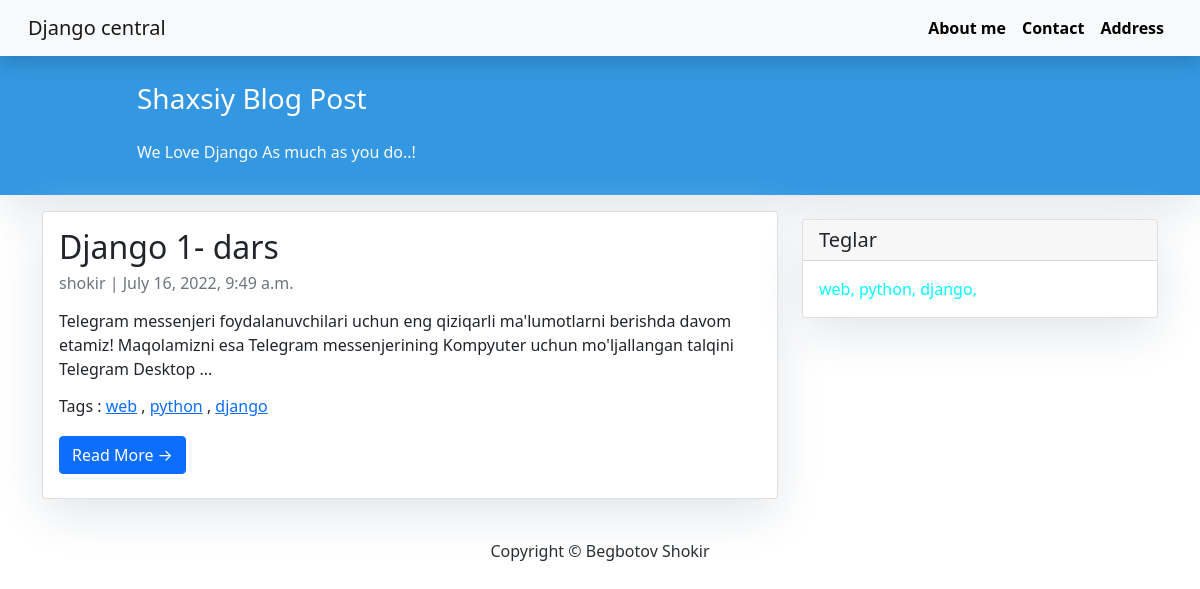
The page / on the database its author committed.
### post/models/posts.py (models this page shows, shortened)
class Post(models.Model):
	STATUS = (
		('draft', 'Draft'),
		('published', 'Publish'),
	)
	title = models.CharField(max_length=200, null=True)
	slug = models.SlugField(max_length=100, null=True)
	author = models.ForeignKey(User, on_delete= models.CASCADE, related_name='blog_posts')
	body = RichTextUploadingField()
	created = models.DateTimeField(auto_now_add=True)
	status = models.CharField(max_length=10, choices=STATUS, default='draft')
	tags = TaggableManager()
	like_count = models.IntegerField(null=True, blank=True, default=0)
	dislike_count = models.IntegerField(null=True, blank=True, default=0)
	class Meta:
		ordering = ('-created',)
	def get_absolute_url(self):
		return f'posts/{self.slug}'

### post/views/post_list.py (the view)
# urls.py: path('', post_list, name='post_lists_page'),
def post_list(request, tag_slug=None):
    posts  = Post.objects.all()
    tag = None
    if tag_slug:
        tag = get_object_or_404(Tag, slug=tag_slug)
        posts = posts.filter(tags__in=[tag])
    tags = Tag.objects.all()
    context = {'posts': posts, 'tag':tag, 'tags':tags}
    return render(request, 'index.html', context)

### post/templates/index.html
{% extends 'base.html' %}
{% block content %}
<div class="container">
    <div class="row">
        <div class="col-md-8 mt-3 left">
        {% for post in posts %}
            <div class="card mb-4">
                <div class="card-body">
                    <h2 class="card-title">{{post.title}}</h2>
                    <p class="card-text text-muted h6">{{post.author}} | {{post.created}} </p>
                    <p class="card-text">{{post.body|safe|slice:":200"}} ... </p>
                    <h6>Tags :
                        {% for tag in post.tags.all %}
                            <a href="{% url 'post_lists_page_bt_tag' tag.slug %}">{{tag.name}}</a>
                            {% if not forloop.last %},{% endif %}
                        {% endfor %}
                        <br><br>
                    <a href="{{ post.get_absolute_url }}" class="btn btn-primary">Read More &rarr;</a>
                </div>
            </div>
        {% endfor %}
        </div>
           <div class="col-md-4 float-right ">
                <div class="card my-4">
                    <h5 class="card-header">Teglar</h5>
                    <div class="card-body tag_a">
                            {% for tag in tags %}
                                <a href="{% url 'post_lists_page_bt_tag' tag.slug %}">{{tag}}, </a>
                            {% endfor %}
                    </div>
                </div>
            </div>
    </div>
</div>
{% endblock content %}

### static/css/main.css (style rules this page uses)
body { font-family: "Roboto", sans-serif; font-size: 17px; background-color: #fdfdfd; }
.card { box-shadow: 0 16px 48px #E3E7EB; }
.tag_a a { text-decoration: none; color: cyan; }

### rows shown on the page
Post: title "Django 1- dars", author "shokir", created "July 16, 2022, 9:49 a.m.", body "Telegram messenjeri foydalanuvchilari uchun eng qiziqarli ma'lumotlarni berishda davom etamiz! Maqolamizni esa Telegram messenjerining Kompyuter uchun mo'ljallangan talqini Telegram Desktop"
Tag: name "web"
Tag: name "python"
Tag: name "django"
